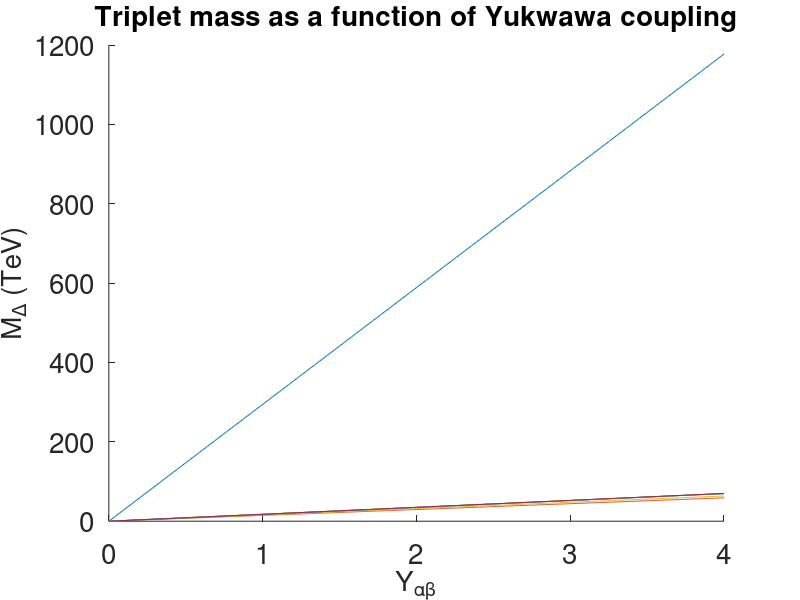

Reproduce this figure in MATLAB.
% Non-unitarity project
% (C) Timo Karkkainen 2017 (last modified 10.10.17)
clear;
fs=20; % Font size for the plots
Gf = 1.1664e-5*1.0e-18; % Fermi constant in eV^-2
% Values from 0907.0097 (Blennow-Fernandez-Martinez) Model-independent NSI
% (Experimental limits)
eps_1211 = 3.5e-7;
eps_1311 = 1.4e-4;
eps_2322 = 1.2e-4;
eps_1312 = 1.0e-4;
eps_2321 = 1.0e-4;
eps_1322 = 1.0e-4;
eps_1321 = 9.9e-5;
eps_all = [eps_1211 eps_1311 eps_2322 eps_1312 eps_2321 eps_1322 eps_1321];

Ymax = 3.54; % Raja ei-perturbatiivisuudelle: sqrt(4*pi) = 3.5449...
Yrange = 0.01:0.01:4;
M = zeros(1,length(Yrange));
figure; hold on;
eps=eps_1211;
for eps=eps_all
    j=1;
    for Y=Yrange
        M(j) = Y/(8*Gf^2*eps^2)^(1/4);
        j=j+1;
    end
    plot(Yrange,M*1e-12);
    fprintf('Upper limit for triplet mass: %.2f TeV\n', M(354)*1e-12);
    %plot(Yrange,M*1e-12,'-r','LineWidth',2);
end
set(gca,'FontSize',fs);
xlabel('Y_{\alpha\beta}','FontSize',fs);
ylabel('M_{\Delta} (TeV)','FontSize',fs);
title(['Triplet mass as a function of Yukwawa coupling'],'FontSize',fs);

%ylim([1e9 1e10])
%xlim([0 1])